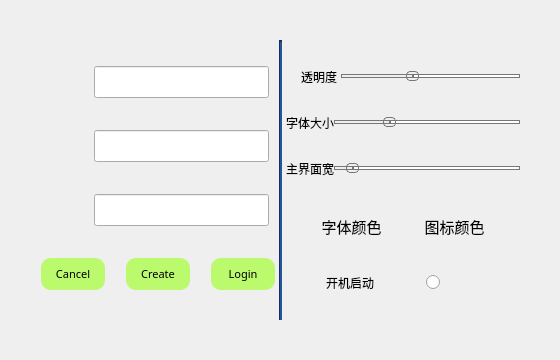
<?xml version="1.0" encoding="UTF-8"?>
<ui version="4.0">
 <class>login</class>
 <widget class="QDialog" name="login">
  <property name="geometry">
   <rect>
    <x>0</x>
    <y>0</y>
    <width>560</width>
    <height>360</height>
   </rect>
  </property>
  <property name="minimumSize">
   <size>
    <width>560</width>
    <height>360</height>
   </size>
  </property>
  <property name="maximumSize">
   <size>
    <width>560</width>
    <height>360</height>
   </size>
  </property>
  <property name="cursor">
   <cursorShape>SizeAllCursor</cursorShape>
  </property>
  <property name="windowTitle">
   <string>Setting</string>
  </property>
  <property name="windowOpacity">
   <double>1.000000000000000</double>
  </property>
  <property name="autoFillBackground">
   <bool>true</bool>
  </property>
  <property name="styleSheet">
   <string notr="true"/>
  </property>
  <property name="sizeGripEnabled">
   <bool>false</bool>
  </property>
  <layout class="QGridLayout" name="gridLayout">
   <property name="leftMargin">
    <number>0</number>
   </property>
   <property name="topMargin">
    <number>0</number>
   </property>
   <property name="rightMargin">
    <number>0</number>
   </property>
   <property name="bottomMargin">
    <number>0</number>
   </property>
   <property name="spacing">
    <number>0</number>
   </property>
   <item row="0" column="1">
    <widget class="QPushButton" name="exit">
     <property name="minimumSize">
      <size>
       <width>40</width>
       <height>40</height>
      </size>
     </property>
     <property name="maximumSize">
      <size>
       <width>40</width>
       <height>40</height>
      </size>
     </property>
     <property name="cursor">
      <cursorShape>PointingHandCursor</cursorShape>
     </property>
     <property name="styleSheet">
      <string notr="true"/>
     </property>
     <property name="text">
      <string/>
     </property>
     <property name="icon">
      <iconset resource="icon.qrc">
       <normaloff>:/resource/exit.svg</normaloff>:/resource/exit.svg</iconset>
     </property>
     <property name="iconSize">
      <size>
       <width>40</width>
       <height>40</height>
      </size>
     </property>
     <property name="flat">
      <bool>true</bool>
     </property>
    </widget>
   </item>
   <item row="1" column="0">
    <layout class="QHBoxLayout" name="horizontalLayout_8">
     <property name="spacing">
      <number>0</number>
     </property>
     <property name="leftMargin">
      <number>40</number>
     </property>
     <property name="topMargin">
      <number>0</number>
     </property>
     <property name="bottomMargin">
      <number>40</number>
     </property>
     <item>
      <layout class="QVBoxLayout" name="verticalLayout_0">
       <property name="spacing">
        <number>6</number>
       </property>
       <property name="rightMargin">
        <number>0</number>
       </property>
       <item>
        <layout class="QHBoxLayout" name="horizontalLayout_0">
         <property name="rightMargin">
          <number>10</number>
         </property>
         <item>
          <widget class="QPushButton" name="S">
           <property name="cursor">
            <cursorShape>ForbiddenCursor</cursorShape>
           </property>
           <property name="text">
            <string/>
           </property>
           <property name="icon">
            <iconset resource="icon.qrc">
             <normaloff>:/resource/server.svg</normaloff>:/resource/server.svg</iconset>
           </property>
           <property name="iconSize">
            <size>
             <width>32</width>
             <height>32</height>
            </size>
           </property>
           <property name="flat">
            <bool>true</bool>
           </property>
          </widget>
         </item>
         <item>
          <widget class="QLineEdit" name="server_port">
           <property name="minimumSize">
            <size>
             <width>175</width>
             <height>32</height>
            </size>
           </property>
           <property name="maximumSize">
            <size>
             <width>175</width>
             <height>32</height>
            </size>
           </property>
           <property name="font">
            <font>
             <family>JetBrains Mono</family>
             <pointsize>8</pointsize>
            </font>
           </property>
           <property name="inputMethodHints">
            <set>Qt::ImhNone</set>
           </property>
           <property name="text">
            <string/>
           </property>
           <property name="maxLength">
            <number>22</number>
           </property>
           <property name="placeholderText">
            <string/>
           </property>
           <property name="clearButtonEnabled">
            <bool>true</bool>
           </property>
          </widget>
         </item>
        </layout>
       </item>
       <item>
        <layout class="QHBoxLayout" name="horizontalLayout_1">
         <property name="rightMargin">
          <number>10</number>
         </property>
         <item>
          <widget class="QPushButton" name="U">
           <property name="cursor">
            <cursorShape>ForbiddenCursor</cursorShape>
           </property>
           <property name="text">
            <string/>
           </property>
           <property name="icon">
            <iconset resource="icon.qrc">
             <normaloff>:/resource/user.svg</normaloff>:/resource/user.svg</iconset>
           </property>
           <property name="iconSize">
            <size>
             <width>32</width>
             <height>32</height>
            </size>
           </property>
           <property name="flat">
            <bool>true</bool>
           </property>
          </widget>
         </item>
         <item>
          <widget class="QLineEdit" name="username">
           <property name="minimumSize">
            <size>
             <width>175</width>
             <height>32</height>
            </size>
           </property>
           <property name="maximumSize">
            <size>
             <width>175</width>
             <height>32</height>
            </size>
           </property>
           <property name="font">
            <font>
             <family>JetBrains Mono</family>
             <pointsize>8</pointsize>
            </font>
           </property>
           <property name="inputMethodHints">
            <set>Qt::ImhNone</set>
           </property>
           <property name="text">
            <string/>
           </property>
           <property name="maxLength">
            <number>8</number>
           </property>
           <property name="placeholderText">
            <string extracomment="username"/>
           </property>
           <property name="clearButtonEnabled">
            <bool>true</bool>
           </property>
          </widget>
         </item>
        </layout>
       </item>
       <item>
        <layout class="QHBoxLayout" name="horizontalLayout_2">
         <property name="rightMargin">
          <number>10</number>
         </property>
         <item>
          <widget class="QPushButton" name="P">
           <property name="font">
            <font>
             <family>JetBrains Mono</family>
            </font>
           </property>
           <property name="cursor">
            <cursorShape>ForbiddenCursor</cursorShape>
           </property>
           <property name="text">
            <string/>
           </property>
           <property name="icon">
            <iconset resource="icon.qrc">
             <normaloff>:/resource/passwd.svg</normaloff>:/resource/passwd.svg</iconset>
           </property>
           <property name="iconSize">
            <size>
             <width>32</width>
             <height>32</height>
            </size>
           </property>
           <property name="flat">
            <bool>true</bool>
           </property>
          </widget>
         </item>
         <item>
          <widget class="QLineEdit" name="password">
           <property name="minimumSize">
            <size>
             <width>175</width>
             <height>32</height>
            </size>
           </property>
           <property name="maximumSize">
            <size>
             <width>175</width>
             <height>32</height>
            </size>
           </property>
           <property name="font">
            <font>
             <family>JetBrains Mono</family>
             <pointsize>8</pointsize>
            </font>
           </property>
           <property name="inputMethodHints">
            <set>Qt::ImhHiddenText|Qt::ImhNoAutoUppercase|Qt::ImhNoPredictiveText|Qt::ImhSensitiveData</set>
           </property>
           <property name="text">
            <string/>
           </property>
           <property name="maxLength">
            <number>12</number>
           </property>
           <property name="frame">
            <bool>true</bool>
           </property>
           <property name="echoMode">
            <enum>QLineEdit::Password</enum>
           </property>
           <property name="alignment">
            <set>Qt::AlignLeading|Qt::AlignLeft|Qt::AlignVCenter</set>
           </property>
           <property name="placeholderText">
            <string comment="password" extracomment="password"/>
           </property>
           <property name="clearButtonEnabled">
            <bool>true</bool>
           </property>
          </widget>
         </item>
        </layout>
       </item>
       <item>
        <layout class="QHBoxLayout" name="horizontalLayout_3">
         <property name="spacing">
          <number>20</number>
         </property>
         <property name="leftMargin">
          <number>0</number>
         </property>
         <property name="rightMargin">
          <number>0</number>
         </property>
         <item>
          <widget class="QPushButton" name="cancel">
           <property name="minimumSize">
            <size>
             <width>0</width>
             <height>32</height>
            </size>
           </property>
           <property name="maximumSize">
            <size>
             <width>64</width>
             <height>32</height>
            </size>
           </property>
           <property name="font">
            <font>
             <family>JetBrains Mono</family>
             <pointsize>8</pointsize>
            </font>
           </property>
           <property name="cursor">
            <cursorShape>PointingHandCursor</cursorShape>
           </property>
           <property name="styleSheet">
            <string notr="true">border-radius:10px;
background-color: rgb(188, 250, 109);</string>
           </property>
           <property name="text">
            <string>Cancel</string>
           </property>
           <property name="flat">
            <bool>false</bool>
           </property>
          </widget>
         </item>
         <item>
          <widget class="QPushButton" name="creteNewUser">
           <property name="minimumSize">
            <size>
             <width>0</width>
             <height>32</height>
            </size>
           </property>
           <property name="maximumSize">
            <size>
             <width>64</width>
             <height>32</height>
            </size>
           </property>
           <property name="font">
            <font>
             <family>JetBrains Mono</family>
             <pointsize>8</pointsize>
            </font>
           </property>
           <property name="cursor">
            <cursorShape>PointingHandCursor</cursorShape>
           </property>
           <property name="styleSheet">
            <string notr="true">border-radius:10px;
background-color: rgb(188, 250, 109);</string>
           </property>
           <property name="text">
            <string>Create</string>
           </property>
           <property name="flat">
            <bool>false</bool>
           </property>
          </widget>
         </item>
         <item>
          <widget class="QPushButton" name="Login">
           <property name="minimumSize">
            <size>
             <width>0</width>
             <height>32</height>
            </size>
           </property>
           <property name="maximumSize">
            <size>
             <width>64</width>
             <height>32</height>
            </size>
           </property>
           <property name="font">
            <font>
             <family>JetBrains Mono</family>
             <pointsize>8</pointsize>
            </font>
           </property>
           <property name="cursor">
            <cursorShape>PointingHandCursor</cursorShape>
           </property>
           <property name="styleSheet">
            <string notr="true">border-radius:10px;
background-color: rgb(188, 250, 109);</string>
           </property>
           <property name="text">
            <string>Login</string>
           </property>
           <property name="flat">
            <bool>false</bool>
           </property>
          </widget>
         </item>
        </layout>
       </item>
      </layout>
     </item>
     <item>
      <widget class="Line" name="line">
       <property name="minimumSize">
        <size>
         <width>0</width>
         <height>0</height>
        </size>
       </property>
       <property name="styleSheet">
        <string notr="true">background-color: rgb(32, 74, 135);</string>
       </property>
       <property name="lineWidth">
        <number>2</number>
       </property>
       <property name="orientation">
        <enum>Qt::Vertical</enum>
       </property>
      </widget>
     </item>
     <item>
      <layout class="QVBoxLayout" name="verticalLayout">
       <property name="leftMargin">
        <number>4</number>
       </property>
       <item>
        <layout class="QHBoxLayout" name="horizontalLayout_4">
         <property name="spacing">
          <number>0</number>
         </property>
         <property name="leftMargin">
          <number>15</number>
         </property>
         <item>
          <widget class="QLabel" name="transparentLabel">
           <property name="font">
            <font>
             <family>Adobe 黑体 Std R</family>
             <pointsize>9</pointsize>
            </font>
           </property>
           <property name="text">
            <string>透明度 </string>
           </property>
          </widget>
         </item>
         <item>
          <widget class="QSlider" name="transparent">
           <property name="cursor">
            <cursorShape>PointingHandCursor</cursorShape>
           </property>
           <property name="styleSheet">
            <string notr="true">QSlider::groove:horizontal {
background: rgba(0, 0, 0, 0);
height: 4px;
border-radius: 2px;
}

QSlider::sub-page:horizontal {
background: qlineargradient(x1: 0, y1: 0,    x2: 0, y2: 1,
    stop: 0 #66e, stop: 1 #bbf);
background: qlineargradient(x1: 0, y1: 0.2, x2: 1, y2: 1,
    stop: 0 #bbf, stop: 1 #55f);
border: 1px solid #777;
height: 10px;
border-radius: 4px;
}

QSlider::add-page:horizontal {
background: #fff;
border: 1px solid #777;
height: 5px;
border-radius: 4px;
}

QSlider::handle:horizontal {
background: qlineargradient(x1:0, y1:0, x2:1, y2:1,
    stop:0 #eee, stop:1 #ccc);
border: 1px solid #777;
width: 11px;
margin-top: -3px;
margin-bottom: -3px;
border-radius: 4px;
}

QSlider::handle:horizontal:hover {
background: qlineargradient(x1:0, y1:0, x2:1, y2:1,
    stop:0 #fff, stop:1 #ddd);
border: 1px solid #444;
border-radius: 4px;
}

QSlider::sub-page:horizontal:disabled {
background: #bbb;
border-color: #999;
}

QSlider::add-page:horizontal:disabled {
background: #eee;
border-color: #999;
}

QSlider::handle:horizontal:disabled {
background: #eee;
border: 1px solid #aaa;
border-radius: 4px;
}</string>
           </property>
           <property name="maximum">
            <number>255</number>
           </property>
           <property name="singleStep">
            <number>5</number>
           </property>
           <property name="pageStep">
            <number>25</number>
           </property>
           <property name="value">
            <number>100</number>
           </property>
           <property name="sliderPosition">
            <number>100</number>
           </property>
           <property name="tracking">
            <bool>false</bool>
           </property>
           <property name="orientation">
            <enum>Qt::Horizontal</enum>
           </property>
          </widget>
         </item>
        </layout>
       </item>
       <item>
        <layout class="QHBoxLayout" name="horizontalLayout_5">
         <item>
          <widget class="QLabel" name="fontSizeLabel">
           <property name="font">
            <font>
             <family>Adobe 黑体 Std R</family>
             <pointsize>9</pointsize>
            </font>
           </property>
           <property name="text">
            <string>字体大小</string>
           </property>
          </widget>
         </item>
         <item>
          <widget class="QSlider" name="fontSizeSlider">
           <property name="cursor">
            <cursorShape>PointingHandCursor</cursorShape>
           </property>
           <property name="styleSheet">
            <string notr="true">QSlider::groove:horizontal {
background: rgba(0, 0, 0, 0);
height: 4px;
border-radius: 2px;
}

QSlider::sub-page:horizontal {
background: qlineargradient(x1: 0, y1: 0,    x2: 0, y2: 1,
    stop: 0 #66e, stop: 1 #bbf);
background: qlineargradient(x1: 0, y1: 0.2, x2: 1, y2: 1,
    stop: 0 #bbf, stop: 1 #55f);
border: 1px solid #777;
height: 10px;
border-radius: 4px;
}

QSlider::add-page:horizontal {
background: #fff;
border: 1px solid #777;
height: 5px;
border-radius: 4px;
}

QSlider::handle:horizontal {
background: qlineargradient(x1:0, y1:0, x2:1, y2:1,
    stop:0 #eee, stop:1 #ccc);
border: 1px solid #777;
width: 11px;
margin-top: -3px;
margin-bottom: -3px;
border-radius: 4px;
}

QSlider::handle:horizontal:hover {
background: qlineargradient(x1:0, y1:0, x2:1, y2:1,
    stop:0 #fff, stop:1 #ddd);
border: 1px solid #444;
border-radius: 4px;
}

QSlider::sub-page:horizontal:disabled {
background: #bbb;
border-color: #999;
}

QSlider::add-page:horizontal:disabled {
background: #eee;
border-color: #999;
}

QSlider::handle:horizontal:disabled {
background: #eee;
border: 1px solid #aaa;
border-radius: 4px;
}</string>
           </property>
           <property name="minimum">
            <number>9</number>
           </property>
           <property name="maximum">
            <number>16</number>
           </property>
           <property name="pageStep">
            <number>1</number>
           </property>
           <property name="value">
            <number>11</number>
           </property>
           <property name="sliderPosition">
            <number>11</number>
           </property>
           <property name="orientation">
            <enum>Qt::Horizontal</enum>
           </property>
          </widget>
         </item>
        </layout>
       </item>
       <item>
        <layout class="QHBoxLayout" name="horizontalLayout">
         <item>
          <widget class="QLabel" name="mainWinWidthLabel">
           <property name="font">
            <font>
             <family>Adobe 黑体 Std R</family>
             <pointsize>9</pointsize>
            </font>
           </property>
           <property name="text">
            <string>主界面宽</string>
           </property>
          </widget>
         </item>
         <item>
          <widget class="QSlider" name="mainWinWidthSlider">
           <property name="cursor">
            <cursorShape>PointingHandCursor</cursorShape>
           </property>
           <property name="styleSheet">
            <string notr="true">QSlider::groove:horizontal {
background: rgba(0, 0, 0, 0);
height: 4px;
border-radius: 2px;
}

QSlider::sub-page:horizontal {
background: qlineargradient(x1: 0, y1: 0,    x2: 0, y2: 1,
    stop: 0 #66e, stop: 1 #bbf);
background: qlineargradient(x1: 0, y1: 0.2, x2: 1, y2: 1,
    stop: 0 #bbf, stop: 1 #55f);
border: 1px solid #777;
height: 10px;
border-radius: 4px;
}

QSlider::add-page:horizontal {
background: #fff;
border: 1px solid #777;
height: 5px;
border-radius: 4px;
}

QSlider::handle:horizontal {
background: qlineargradient(x1:0, y1:0, x2:1, y2:1,
    stop:0 #eee, stop:1 #ccc);
border: 1px solid #777;
width: 11px;
margin-top: -3px;
margin-bottom: -3px;
border-radius: 4px;
}

QSlider::handle:horizontal:hover {
background: qlineargradient(x1:0, y1:0, x2:1, y2:1,
    stop:0 #fff, stop:1 #ddd);
border: 1px solid #444;
border-radius: 4px;
}

QSlider::sub-page:horizontal:disabled {
background: #bbb;
border-color: #999;
}

QSlider::add-page:horizontal:disabled {
background: #eee;
border-color: #999;
}

QSlider::handle:horizontal:disabled {
background: #eee;
border: 1px solid #aaa;
border-radius: 4px;
}</string>
           </property>
           <property name="minimum">
            <number>280</number>
           </property>
           <property name="maximum">
            <number>560</number>
           </property>
           <property name="value">
            <number>300</number>
           </property>
           <property name="orientation">
            <enum>Qt::Horizontal</enum>
           </property>
          </widget>
         </item>
        </layout>
       </item>
       <item>
        <layout class="QHBoxLayout" name="horizontalLayout_6">
         <item>
          <widget class="QPushButton" name="chooseFontColor">
           <property name="minimumSize">
            <size>
             <width>75</width>
             <height>40</height>
            </size>
           </property>
           <property name="maximumSize">
            <size>
             <width>75</width>
             <height>16777215</height>
            </size>
           </property>
           <property name="font">
            <font>
             <family>Adobe 楷体 Std R</family>
             <pointsize>11</pointsize>
            </font>
           </property>
           <property name="cursor">
            <cursorShape>PointingHandCursor</cursorShape>
           </property>
           <property name="styleSheet">
            <string notr="true">border-radius:3px;
</string>
           </property>
           <property name="text">
            <string>字体颜色</string>
           </property>
          </widget>
         </item>
         <item>
          <widget class="QPushButton" name="chooseIconColor">
           <property name="minimumSize">
            <size>
             <width>75</width>
             <height>40</height>
            </size>
           </property>
           <property name="maximumSize">
            <size>
             <width>75</width>
             <height>16777215</height>
            </size>
           </property>
           <property name="font">
            <font>
             <family>Adobe 楷体 Std R</family>
             <pointsize>11</pointsize>
            </font>
           </property>
           <property name="cursor">
            <cursorShape>PointingHandCursor</cursorShape>
           </property>
           <property name="styleSheet">
            <string notr="true">border-radius:3px;</string>
           </property>
           <property name="text">
            <string>图标颜色</string>
           </property>
          </widget>
         </item>
        </layout>
       </item>
       <item>
        <layout class="QHBoxLayout" name="horizontalLayout_7">
         <property name="spacing">
          <number>0</number>
         </property>
         <property name="leftMargin">
          <number>40</number>
         </property>
         <property name="rightMargin">
          <number>80</number>
         </property>
         <item>
          <widget class="QLabel" name="auto_start">
           <property name="font">
            <font>
             <family>Adobe 黑体 Std R</family>
            </font>
           </property>
           <property name="text">
            <string>开机启动</string>
           </property>
          </widget>
         </item>
         <item>
          <widget class="QRadioButton" name="radioButton">
           <property name="layoutDirection">
            <enum>Qt::RightToLeft</enum>
           </property>
           <property name="text">
            <string/>
           </property>
          </widget>
         </item>
        </layout>
       </item>
      </layout>
     </item>
    </layout>
   </item>
   <item row="1" column="1">
    <spacer name="verticalSpacer">
     <property name="orientation">
      <enum>Qt::Vertical</enum>
     </property>
     <property name="sizeHint" stdset="0">
      <size>
       <width>20</width>
       <height>40</height>
      </size>
     </property>
    </spacer>
   </item>
   <item row="0" column="0">
    <spacer name="horizontalSpacer">
     <property name="orientation">
      <enum>Qt::Horizontal</enum>
     </property>
     <property name="sizeHint" stdset="0">
      <size>
       <width>40</width>
       <height>20</height>
      </size>
     </property>
    </spacer>
   </item>
  </layout>
 </widget>
 <resources>
  <include location="icon.qrc"/>
 </resources>
 <connections/>
</ui>
